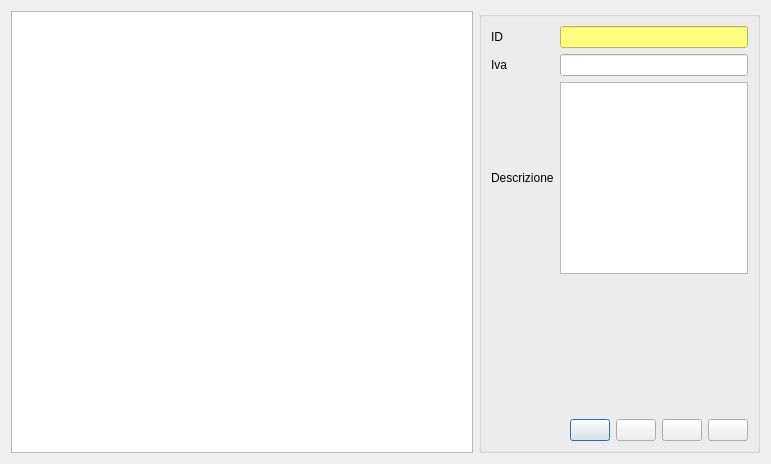
<?xml version="1.0" encoding="UTF-8"?>
<ui version="4.0">
 <class>iva</class>
 <widget class="QDialog" name="iva">
  <property name="geometry">
   <rect>
    <x>0</x>
    <y>0</y>
    <width>771</width>
    <height>464</height>
   </rect>
  </property>
  <property name="windowTitle">
   <string>Iva</string>
  </property>
  <property name="windowIcon">
   <iconset resource="../biblio.qrc">
    <normaloff>:/images/iva.png</normaloff>:/images/iva.png</iconset>
  </property>
  <layout class="QGridLayout" name="gridLayout_3">
   <item row="0" column="0">
    <widget class="QTableView" name="list_view">
     <attribute name="verticalHeaderDefaultSectionSize">
      <number>15</number>
     </attribute>
    </widget>
   </item>
   <item row="0" column="1">
    <widget class="QGroupBox" name="groupBox">
     <property name="minimumSize">
      <size>
       <width>281</width>
       <height>0</height>
      </size>
     </property>
     <property name="maximumSize">
      <size>
       <width>281</width>
       <height>16777215</height>
      </size>
     </property>
     <property name="baseSize">
      <size>
       <width>281</width>
       <height>0</height>
      </size>
     </property>
     <property name="title">
      <string/>
     </property>
     <layout class="QGridLayout" name="gridLayout_4">
      <item row="0" column="0" colspan="2">
       <layout class="QGridLayout" name="gridLayout_2">
        <item row="0" column="0">
         <widget class="QLabel" name="label">
          <property name="text">
           <string>ID</string>
          </property>
         </widget>
        </item>
        <item row="1" column="0">
         <widget class="QLabel" name="label_2">
          <property name="text">
           <string>Iva</string>
          </property>
         </widget>
        </item>
        <item row="1" column="2">
         <widget class="QLineEdit" name="lineEdit_2"/>
        </item>
        <item row="2" column="0">
         <widget class="QLabel" name="label_3">
          <property name="text">
           <string>Descrizione</string>
          </property>
         </widget>
        </item>
        <item row="0" column="2">
         <widget class="QLineEdit" name="lineEdit">
          <property name="styleSheet">
           <string notr="true">background-color:rgb(255, 255, 127)</string>
          </property>
         </widget>
        </item>
        <item row="2" column="2">
         <widget class="QTextEdit" name="textEdit"/>
        </item>
       </layout>
      </item>
      <item row="1" column="1">
       <spacer name="verticalSpacer">
        <property name="orientation">
         <enum>Qt::Vertical</enum>
        </property>
        <property name="sizeHint" stdset="0">
         <size>
          <width>20</width>
          <height>110</height>
         </size>
        </property>
       </spacer>
      </item>
      <item row="2" column="0">
       <spacer name="horizontalSpacer">
        <property name="orientation">
         <enum>Qt::Horizontal</enum>
        </property>
        <property name="sizeHint" stdset="0">
         <size>
          <width>82</width>
          <height>20</height>
         </size>
        </property>
       </spacer>
      </item>
      <item row="2" column="1">
       <layout class="QGridLayout" name="gridLayout">
        <item row="0" column="0">
         <widget class="QPushButton" name="nuovo_b">
          <property name="text">
           <string/>
          </property>
          <property name="icon">
           <iconset resource="../biblio.qrc">
            <normaloff>:/images/document-edit.png</normaloff>:/images/document-edit.png</iconset>
          </property>
         </widget>
        </item>
        <item row="0" column="1">
         <widget class="QPushButton" name="agg_iva">
          <property name="text">
           <string/>
          </property>
          <property name="icon">
           <iconset resource="../biblio.qrc">
            <normaloff>:/images/document-save.png</normaloff>:/images/document-save.png</iconset>
          </property>
         </widget>
        </item>
        <item row="0" column="2">
         <widget class="QPushButton" name="del_iva">
          <property name="text">
           <string/>
          </property>
          <property name="icon">
           <iconset resource="../biblio.qrc">
            <normaloff>:/images/edit-delete.png</normaloff>:/images/edit-delete.png</iconset>
          </property>
         </widget>
        </item>
        <item row="0" column="3">
         <widget class="QPushButton" name="esci_iva">
          <property name="text">
           <string/>
          </property>
          <property name="icon">
           <iconset resource="../../initdb/images.qrc">
            <normaloff>:/images/dialog-close.png</normaloff>:/images/dialog-close.png</iconset>
          </property>
         </widget>
        </item>
       </layout>
      </item>
     </layout>
    </widget>
   </item>
  </layout>
 </widget>
 <tabstops>
  <tabstop>lineEdit</tabstop>
  <tabstop>lineEdit_2</tabstop>
  <tabstop>textEdit</tabstop>
  <tabstop>nuovo_b</tabstop>
  <tabstop>agg_iva</tabstop>
  <tabstop>del_iva</tabstop>
  <tabstop>esci_iva</tabstop>
  <tabstop>list_view</tabstop>
 </tabstops>
 <resources>
  <include location="../../initdb/images.qrc"/>
  <include location="../biblio.qrc"/>
 </resources>
 <connections/>
</ui>
